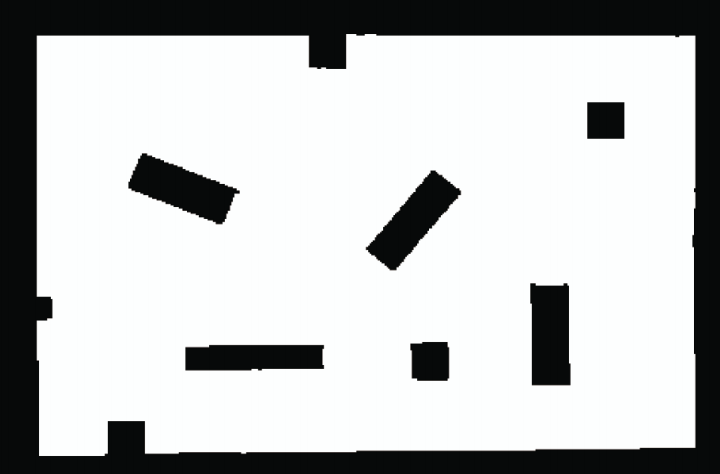
//> input picture skeleton based Voronoi path planning/skeleton based Voronoi path planning/image.png, 720 x 474 px
$ ./find_point   (built with g++ and OpenCV 4)
//> lines starting //> are read from the running program, lines starting //| are printed output that depends on the picture; after the words box and inside, x2 and y2 are one past the last pixel; in counts of white or black regions, pixels touching at a corner belong together
/**
 * Code for thinning a binary image using Zhang-Suen algorithm，and then using BFS to find the path.
 *
 * Author:  ChuXiang
 *
 */
#include <opencv2/opencv.hpp>
#include "iostream"
#include <unistd.h>
#include "string.h"
#include "opencv2/highgui/highgui.hpp"
#include "opencv2/imgproc/imgproc.hpp"

std::deque<std::pair<int ,int>> point_duan;// NOLINT
std::deque<std::pair<int ,int>> point_fenzhi;// NOLINT
std::deque<std::pair<int ,int>> point_fenzhi_check;// NOLINT
cv::Point start_p,end_p;
std::deque<std::pair<int,int>> all_key_points;
std::pair<int,int> find_p_start;
std::pair<int,int> find_p_end;
void thinningIteration(cv::Mat& img, int iter)
{
    CV_Assert(img.channels() == 1);
    CV_Assert(img.depth() != sizeof(uchar));
    CV_Assert(img.rows > 3 && img.cols > 3);

    cv::Mat marker = cv::Mat::zeros(img.size(), CV_8UC1);

    int nRows = img.rows;
    int nCols = img.cols;

    if (img.isContinuous()) {
        nCols *= nRows;
        nRows = 1;
    }

    int m, n;
    uchar *pAbove;
    uchar *pCurr;
    uchar *pBelow;
    uchar *nw, *no, *ne;    // north (pAbove)
    uchar *we, *me, *ea;
    uchar *sw, *so, *se;    // south (pBelow)

    uchar *pDst;

    // initialize row pointers
    pAbove = NULL;
    pCurr  = img.ptr<uchar>(0);
    pBelow = img.ptr<uchar>(1);

    for (m = 1; m < img.rows-1; ++m) {
        // shift the rows up by one
        pAbove = pCurr;
        pCurr  = pBelow;
        pBelow = img.ptr<uchar>(m+1);

        pDst = marker.ptr<uchar>(m);

        // initialize col pointers
        no = &(pAbove[0]);
        ne = &(pAbove[1]);
        me = &(pCurr[0]);
        ea = &(pCurr[1]);
        so = &(pBelow[0]);
        se = &(pBelow[1]);

        for (n = 1; n < img.cols-1; ++n) {
            // shift col pointers left by one (scan left to right)
            nw = no;
            no = ne;
            ne = &(pAbove[n+1]);
            we = me;
            me = ea;
            ea = &(pCurr[n+1]);
            sw = so;
            so = se;
            se = &(pBelow[n+1]);

            int A  = (*no == 0 && *ne == 1) + (*ne == 0 && *ea == 1) +
                     (*ea == 0 && *se == 1) + (*se == 0 && *so == 1) +
                     (*so == 0 && *sw == 1) + (*sw == 0 && *we == 1) +
                     (*we == 0 && *nw == 1) + (*nw == 0 && *no == 1);
            int B  = *no + *ne + *ea + *se + *so + *sw + *we + *nw;
            int m1 = iter == 0 ? (*no * *ea * *so) : (*no * *ea * *we);
            int m2 = iter == 0 ? (*ea * *so * *we) : (*no * *so * *we);

// [10 lines of commented-out code are left out]

            if (A == 1 && (B >= 2 && B <= 6) && m1 == 0 && m2 == 0)
                pDst[n] = 1;

        }
    }

    img &= ~marker;
}

void thinning(const cv::Mat& src, cv::Mat& dst)
{
    dst = src.clone();
    dst /= 255;         // convert to binary image

    cv::Mat prev = cv::Mat::zeros(dst.size(), CV_8UC1);
    cv::Mat diff;

    do {
        thinningIteration(dst, 0);
        thinningIteration(dst, 1);
        cv::absdiff(dst, prev, diff);
        dst.copyTo(prev);
    }
    while (cv::countNonZero(diff) > 0);

    dst *= 255;
}

void extra_key_points( cv::Mat& bw){
    int i,j;
    uchar *s8, *s1, *s2;    // north (pAbove)
    uchar *s7, *s0, *s3;
    uchar *s6, *s5, *s4;
    uchar *pDst;
    uchar *sAbove;//矩阵第一行的三个元素
    uchar *sCurr;
    uchar *sBelow;
    int check_1[1][2];
    //初始化行
    sAbove = NULL;
    sCurr = bw.ptr<uchar>(0);//这表示这个指针指向第一行的第一元素
    sBelow = bw.ptr<uchar>(1);//这表示这个指针指向第二行的第一元素


    for ( i = 1; i < bw.rows-1; ++i) {
        //从第二行开始，结束于倒数第二行,从上到下移动行
        sAbove=sCurr;
        sCurr=sBelow;
        sBelow=bw.ptr<uchar>(i+1);

        s1=&(sAbove[0]);
        s2=&(sAbove[1]);
        s0=&(sCurr[0]);
        s3=&(sCurr[1]);
        s5=&(sBelow[0]);
        s4=&(sBelow[1]);

        for ( j = 1; j < bw.cols-1; ++j) {
            //从左到右移动列
            s8=s1;
            s1=s2;
            s2=&(sAbove[j+1]);
            s7=s0;
            s0=s3;
            s3=&(sCurr[j+1]);
            s6=s5;
            s5=s4;
            s4=&(sBelow[j+1]);

            int s_sum= *s1 + *s2 + *s3 + *s4 + *s5 + *s6 + *s7 + *s8;
            int s_center =*s0;

            int condition_1=*s1 + *s3 + *s5 + *s7;
            int condition_1e=*s2 + *s4 + *s6 + *s8;

            int condition_2=*s2 + *s4 + *s6 + *s8;
            int condition_2e=*s1 + *s3 + *s5 + *s7;

            int condition_3=*s2 + *s4 + *s7;
            int condition_3e=*s1 + *s3 + *s5 + *s6+ *s8;

            int condition_4=*s2 + *s5 + *s8;
            int condition_4e=*s1 + *s3 + *s4 + *s6+ *s7;

            int condition_5=*s3 + *s6 + *s8;
            int condition_5e=*s1 + *s2 + *s5 + *s4+ *s7;

            int condition_6=*s1 + *s4 + *s6;
            int condition_6e=*s2 + *s3 + *s5 + *s7+ *s8;

            int condition_7=*s3 + *s5 + *s8;
            int condition_7e=*s1 + *s2 + *s4 + *s6+ *s7;

            int condition_8=*s1 + *s3 + *s6;
            int condition_8e=*s2 + *s4 + *s5 + *s7+ *s8;

            int condition_9=*s1 + *s4 + *s7;
            int condition_9e=*s2 + *s3 + *s5 + *s6+ *s8;

            int condition_10=*s2 + *s5 + *s7;
            int condition_10e=*s1 + *s3 + *s4 + *s6+ *s8;

            if (s_sum ==255 &&s_center==255){
                std::pair<int ,int> ll;
                ll.first=j;
                ll.second=i;
                point_duan.push_back(ll);
            }
            if (s_center==255&&((condition_1 == 765) || (condition_2 == 765) || (condition_3 == 765) || (condition_4 == 765) ||
                                (condition_5 == 765) || (condition_6 == 765) || (condition_7 == 765) || (condition_8 == 765) ||
                                (condition_9 == 765) || (condition_10 == 765))) {
                std::pair<int, int> pp;
                pp.first = j;
                pp.second = i;
                point_fenzhi.push_back(pp);
            }

        }
    }

}

void coutpoints(const cv::Mat& bw){
    int duan_length=point_duan.size();
    int fenzhi_length=point_fenzhi.size();
    cv::Point m;
    std::vector<int> point_c;
    int i,j;


    for ( i = 0; i < duan_length; ++i) {
        //std::cout<<"端点---"<<i<<"---输出："<<point_duan.front().first<<" j输出: "<<point_duan.front().second<<std::endl;
        CvPoint p;
        p.x=point_duan.at(i).first;
        p.y=point_duan.at(i).second;

        cv::circle(bw, p, 8, cvScalar(255, 0,0 ), 1, 1, 0);
        cv::imshow("IMG1",bw);

    }


    for ( j = 0; j <fenzhi_length-1; ++j) {
        CvPoint p1;
        CvPoint p2;

        p1.x=point_fenzhi.at(j).first;
        p1.y=point_fenzhi.at(j).second;

        p2.x=point_fenzhi.at(j+1).first;
        p2.y=point_fenzhi.at(j+1).second;

        int diff=abs(p1.x-p2.x)+abs(p1.y-p2.y);
        if(diff<5){
            if(j==fenzhi_length-2){
                point_c.push_back(j);
            }
            continue;
        } else{
            point_c.push_back(j);
            if(j==fenzhi_length-2){
                point_c.push_back(0);
            }
        }
    }
    for (int i = 0; i < point_c.size(); ++i) {
        CvPoint p;
        p.x=point_fenzhi.at(point_c.at(i)).first;
        p.y=point_fenzhi.at(point_c.at(i)).second;

        std::pair<int,int> jj;
        jj.first=p.x;
        jj.second=p.y;
        point_fenzhi_check.push_back(jj);

        cv::circle(bw, p, 8, cvScalar(255, 0,0 ), 1, 1, 0);
        cv::imshow("IMG1",bw);
    }
    std::cout<<"duan:"<<point_duan.size()<<std::endl;
    std::cout<<"fenzhi:"<<point_fenzhi_check.size()<<std::endl;

}

void check_nearst_points(const cv::Mat& bw){
    float distance_start=1000;
    //std::pair<int,int> find_p_start;

    float distance_end=1000;
    //std::pair<int,int> find_p_end;

    for (int i = 0; i < bw.rows; ++i) {
        for (int j = 0; j < bw.cols; ++j) {
            if(bw.ptr<uchar>(i)[j]==255){
                float distance_start_lingshi=abs(start_p.x-j)+ abs(start_p.y-i);
                float distance_end_lingshi=abs(end_p.x-j)+ abs(end_p.y-i);

                if (distance_start>distance_start_lingshi){
                    distance_start=distance_start_lingshi;
                    find_p_start.first=j;
                    find_p_start.second=i;
                }
                if (distance_end>distance_end_lingshi){
                    distance_end=distance_end_lingshi;
                    find_p_end.first=j;
                    find_p_end.second=i;
                }

            }else{
                continue;
            }

        }
    }
    std::cout<<"sssss"<<std::endl;
    std::cout<<find_p_start.first<<"------"<<find_p_start.second<<std::endl;
    std::cout<<find_p_end.first<<"-----"<<find_p_end.second<<std::endl;
    cv::Point p_st,p_ed;
    p_st.x=find_p_start.first;
    p_st.y=find_p_start.second;

    all_key_points.push_back(find_p_start);

    p_ed.x=find_p_end.first;
    p_ed.y=find_p_end.second;

    all_key_points.push_back(find_p_end);

    cv::circle(bw, p_st, 5, cvScalar(255, 100,50 ), 1, 1, 0);
    cv::circle(bw, p_ed, 5, cvScalar(255, 100,50 ), 1, 1, 0);

    cv::imshow("IMG1",bw);
}

void push_all_points(){
    for (int i = 0; i < point_duan.size(); ++i) {
        all_key_points.push_back(point_duan.at(i));
    }
    for (int j = 0; j < point_fenzhi_check.size(); ++j) {
        all_key_points.push_back(point_fenzhi_check.at(j));
    }
}

std::deque<std::pair<int,int>> eight_neibor(int row,int col ,const cv::Mat& bw){
    //检查目标点八领域的可行点，返回其数量 和 相对位置
    std::deque<std::pair<int,int>> eight_nei;
    if(bw.at<uchar>(row-1,col)!=0){
        //std::cout<<"1 :"<<int(bw.at<uchar>(row-1,col))<<std::endl;
        std::pair<int,int> eight_1;
        eight_1.second=row-1;
        eight_1.first=col;
        eight_nei.push_back(eight_1);
    }
    if(bw.at<uchar>(row-1,col+1)!=0){
        //std::cout<<"2 :"<<int(bw.at<uchar>(row-1,col+1))<<std::endl;
        std::pair<int,int> eight_2;
        eight_2.second=row-1;
        eight_2.first=col+1;
        eight_nei.push_back(eight_2);
    }
    if(bw.at<uchar>(row,col+1)!=0){
        //std::cout<<"3 :"<<int(bw.at<uchar>(row,col+1))<<std::endl;
        std::pair<int,int> eight_3;
        eight_3.second=row;
        eight_3.first=col+1;
        eight_nei.push_back(eight_3);
    }
    if(bw.at<uchar>(row+1,col+1)!=0){
        //std::cout<<"4 :"<<int(bw.at<uchar>(row+1,col+1))<<std::endl;
        std::pair<int,int> eight_4;
        eight_4.second=row+1;
        eight_4.first=col+1;
        eight_nei.push_back(eight_4);
    }
    if(bw.at<uchar>(row+1,col)!=0){
        //std::cout<<"5 :"<<int(bw.at<uchar>(row+1,col))<<std::endl;
        std::pair<int,int> eight_5;
        eight_5.second=row+1;
        eight_5.first=col;
        eight_nei.push_back(eight_5);
    }
    if(bw.at<uchar>(row+1,col-1)!=0){
        //std::cout<<"6 :"<<int(bw.at<uchar>(row+1,col-1))<<std::endl;
        std::pair<int,int> eight_6;
        eight_6.second=row+1;
        eight_6.first=col-1;
        eight_nei.push_back(eight_6);
    }
    if(bw.at<uchar>(row,col-1)!=0){
        //std::cout<<"7 :"<<int(bw.at<uchar>(row,col-1))<<std::endl;
        std::pair<int,int> eight_7;
        eight_7.second=row;
        eight_7.first=col-1;
        eight_nei.push_back(eight_7);
    }

    if(bw.at<uchar>(row-1,col-1)!=0){
        //std::cout<<"8 :"<<int(bw.at<uchar>(row-1,col+1))<<std::endl;
        std::pair<int,int> eight_8;
        eight_8.second=row-1;
        eight_8.first=col-1;
        eight_nei.push_back(eight_8);
    }
    return eight_nei;//返回队列

}

struct CFE{
    std::pair<std::pair<int,int>,std::pair<int,int>> curpoint_fatherpoint;
    //int every_length;
};
struct CFE_ALL{
    std::pair<std::pair<int,int>,std::pair<int,int>> curpoint_fatherpoint_all;
    int every_length;
};
std::deque<std::pair<int,int>> link_path(cv::Point p1,cv::Point p2){
    std::pair<int,int> link_2points_path;
    std::deque<std::pair<int,int>> link_path_que;
    int index_xy=0;
    float s_x=fabs(p1.x-p2.x);
    float s_y=fabs(p1.y-p2.y);
    float s_max;
    if(s_x>s_y){
        s_max=s_x;
        index_xy=1;//index==1 max=x
    }else{
        s_max=s_y;
        index_xy=1;// index==2,max=y
    }
    s_max= round(s_max);
    if(s_max==0){
        link_2points_path.first=p1.x;
        link_2points_path.second=p1.y;
        link_path_que.push_back(link_2points_path);
        return link_path_que;
    }
    if (index_xy==1){
        float inter_x,inter_y;
        inter_x=(p1.x-p2.x)/s_max;
        inter_y=(p1.y-p2.y)/s_max;
        for (int i = 0; i < s_max-1; ++i) {
            float gb_x=i*inter_x;
            float gb_y=i*inter_y;
            link_2points_path.first=int(p1.x-gb_x);
            link_2points_path.second=int(p1.y-gb_y);
            link_path_que.push_back(link_2points_path);
        }
    }
    return link_path_que;
}

void find_way(std::deque<std::pair<int,int>> & all_points ,const cv::Mat& bw, const cv::Mat src){
    int all_point_size = all_points.size();
    int start_x=all_points.front().first;
    int start_y=all_points.front().second;

    int end_x=all_points.at(1).first;
    int end_y=all_points.at(1).second;
    std::pair<int,int> end_pooo;
    end_pooo.first=end_x;
    end_pooo.second=end_y;

    std::deque<std::pair<int,int>> d1;
    std::deque<CFE> d2;
    std::deque<int> d2_l;
    std::deque<CFE_ALL> d2_all;
    std::deque<std::pair<int,int>> d3;////存储路径的队列
    CFE cfe;
    CFE_ALL cfe_all;
    std::pair<std::pair<int,int>,std::pair<int,int>> curpoint_fatherpoint;
    std::deque<std::pair<int,int>> eight_find;
    std::deque<std::pair<int,int>> eight_find_all_same_layel;

    curpoint_fatherpoint.first=all_points.front();
    curpoint_fatherpoint.second=all_points.front();
    cfe.curpoint_fatherpoint=curpoint_fatherpoint;


    d1.push_back(all_points.front());
    d2.push_back(cfe);
    d2_l.push_back(1);
    cv::Mat bw_t = bw.clone();

    bw_t.at<uchar>(d1.front().second, d1.front().first) = 0;

    int count=0;
    int label=0;
    int find_first_point_success=0;

    while (d1.size()>0){

        if(label==1)
            break;
        std::pair<int,int> father_queu;
        std::pair<int,int> son_queu;
        std::pair<std::pair<int,int>,std::pair<int,int>> c_f;
        int big_length;


        for (int i = 0; i < d1.size(); ++i) {
            int x=d1.at(i).second;
            int y=d1.at(i).first;

            father_queu.first=d1.at(i).first;
            father_queu.second=d1.at(i).second;

            eight_find= eight_neibor(x,y,bw_t);

            for (int j = 0; j < eight_find.size(); ++j) {
                eight_find_all_same_layel.push_back(eight_find.at(j));
                bw_t.at<uchar>(eight_find.at(j).second, eight_find.at(j).first) = 0;
                son_queu.first=eight_find.at(j).first;
                son_queu.second=eight_find.at(j).second;
                c_f.first=son_queu;
                c_f.second=father_queu;
                cfe.curpoint_fatherpoint=c_f;
                d2.push_back(cfe);
            }
            eight_find.clear();
        }

        big_length=eight_find_all_same_layel.size();

        eight_find.clear();
        d1.clear();
        count=count+1;

        for (int k = 0; k < eight_find_all_same_layel.size(); ++k) {
            d1.push_back(eight_find_all_same_layel.at(k));
            d2_l.push_back(eight_find_all_same_layel.size());
        }
        eight_find_all_same_layel.clear();

        for (int i = 0; i < d1.size(); ++i) {
            if(d1.at(i).first==end_x && d1.at(i).second==end_y)
                label=1;
        }

    }

    std::cout<<"the length of the path is "<<count<<std::endl;
    std::cout<<"the length of the d2 is "<<d2.size()<<std::endl;
    std::cout<<"the length of the d2_l is "<<d2_l.size()<<std::endl;

    for (int i = 0; i < d2.size(); ++i) {

        std::pair<std::pair<int,int>,std::pair<int,int>> pp;
        pp.first=d2.at(i).curpoint_fatherpoint.first;
        pp.second=d2.at(i).curpoint_fatherpoint.second;
        cfe_all.curpoint_fatherpoint_all=pp;
        cfe_all.every_length=d2_l.at(i);
        d2_all.push_back(cfe_all);
    }
    std::cout<<"the length of the d2_all is "<<d2_all.size()<<std::endl;

    while (!d2_all.empty()){
        int l=d2_all.back().every_length;
        for (int i = 0; i <l ; i++) {
            if(d2_all.back().curpoint_fatherpoint_all.first==end_pooo){
                d3.push_back(end_pooo);
                end_pooo=d2_all.back().curpoint_fatherpoint_all.second;
            }
            d2_all.pop_back();
        }

    }

    cv::Mat src_t=src.clone();
    std::cout<<"the length of the d3 is "<<d3.size()<<std::endl;
    d3.pop_back();
    ///end points to skeletonq
    cv::Point nearest_end;
    nearest_end.x=find_p_end.first;
    nearest_end.y=find_p_end.second;
    std::deque<std::pair<int,int>> end_path_que;
    end_path_que=link_path(end_p,nearest_end);
    std::cout<<"the length of the end_path_que is "<<end_path_que.size()<<std::endl;
    for (int i = end_path_que.size()-1; i >=0; --i) {
        //std::cout<<end_path_que.at(i).first<<"xxvvvvxx"<<end_path_que.at(i).second<< std::endl;
        d3.push_front(end_path_que.at(i));
    }

    ////skeleton to start points
    cv::Point nearest_start;
    nearest_start.x=find_p_start.first;
    nearest_start.y=find_p_start.second;
    std::deque<std::pair<int,int>> start_path_que;
    start_path_que=link_path(nearest_start,start_p);
    std::cout<<"the length of the start_path_que is "<<start_path_que.size()<<std::endl;

    for (int i = 0; i < start_path_que.size(); ++i) {
        //std::cout<<start_path_que.at(i).first<<"xxaaaxx"<<start_path_que.at(i).second<< std::endl;
        d3.push_back(start_path_que.at(i));

    }

    for (int i = 0; i < d3.size(); ++i) {
        std::cout<<d3.at(i).first<<"xxxx"<<d3.at(i).second<< std::endl;
        cv::Point P;
        P.y=d3.at(i).second;
        P.x=d3.at(i).first;
        cv::circle(src_t,P,1,(0,255,0),-1);
    }
    cv::imshow("lujing",src_t);
    cv::waitKey();

}

void save_mat(cv::Mat & a){
    FILE *P;
    P= fopen("mat.txt","wt");
    int i,j;
    for ( i = 0; i < a.rows; ++i) {
        for ( j = 0; j < a.cols; ++j) {
            fprintf(P,"%d ",a.at<uchar>(i,j));

        }
        fprintf(P,"\n");
    }
    fclose(P);
}


/**
 * This is an example on how to call the thinning funciton above
 */


int main()
{
    cv::Mat src = cv::imread("/home/ycx/image.png");
//> src is the input picture: 474 rows x 720 cols, CV_8UC3; mean B, G, R 190.6, 190.6, 189.4

    start_p.x=50;
    start_p.y=400;//start point ,you can set your start point here

    end_p.x=650;
    end_p.y=50;//ending point ,you can set it as well

    if (src.empty()) {
        std::cout << "000" << std::endl;
        return -1;
    }
    point_duan.clear();
    point_fenzhi.clear();
    cv::Mat bw;
    cv::Mat cw;
    cv::cvtColor(src, bw, CV_BGR2GRAY);
    cv::threshold(bw, bw, 10, 255, CV_THRESH_BINARY);
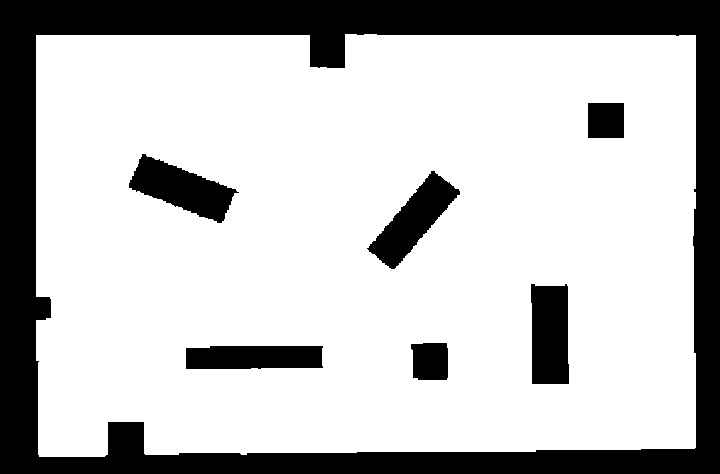
//> bw: 474 rows x 720 cols, CV_8UC1; 75.1% white; 7 black regions, largest, box (x1, y1, x2, y2) and area: (0, 0, 720, 474) 68816, (129, 154, 239, 223) 3668, (531, 284, 569, 384) 3577

    thinning(bw, bw);
//> the loop in thinning, `do` made 77 passes
//> pass 1, in thinningIteration, `img &= ~marker;`:
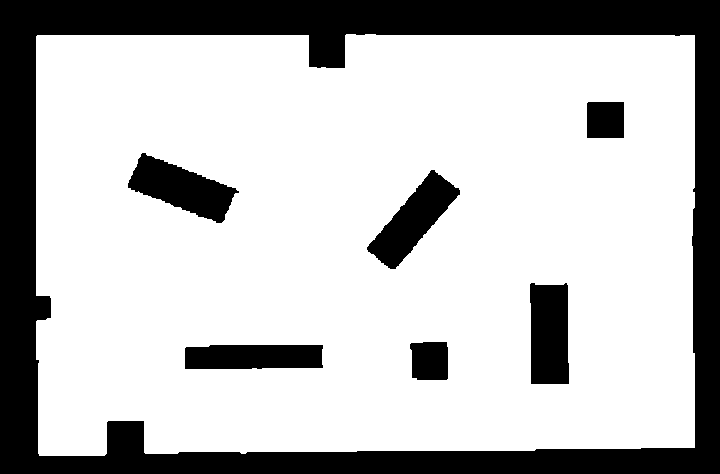
//> img: 474 rows x 720 cols, CV_8UC1; values 0 (black) and 1 (white), 74.5% white; 7 black regions, largest, box (x1, y1, x2, y2) and area: (0, 0, 720, 474) 69986, (128, 153, 239, 223) 3849, (530, 283, 569, 384) 3716
//> pass 1, in thinningIteration (call 2), `img &= ~marker;`:
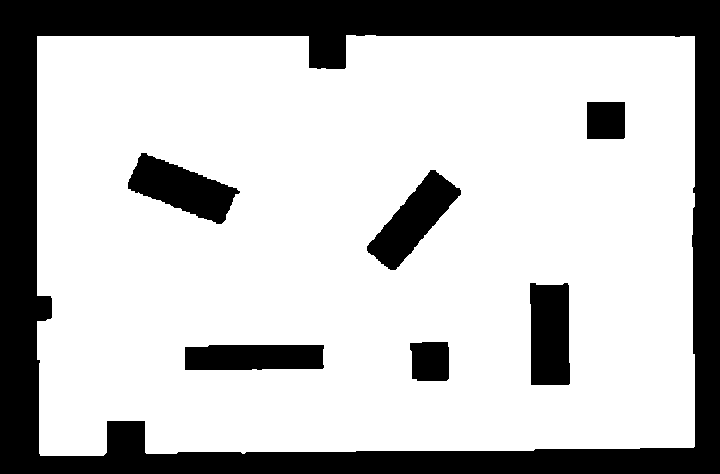
//> img: 474 rows x 720 cols, CV_8UC1; values 0 (black) and 1 (white), 73.9% white; 7 black regions, largest, box (x1, y1, x2, y2) and area: (0, 0, 720, 474) 71165, (128, 153, 240, 224) 4030, (367, 170, 461, 270) 3906
//> pass 2, in thinningIteration (call 3), `img &= ~marker;`:
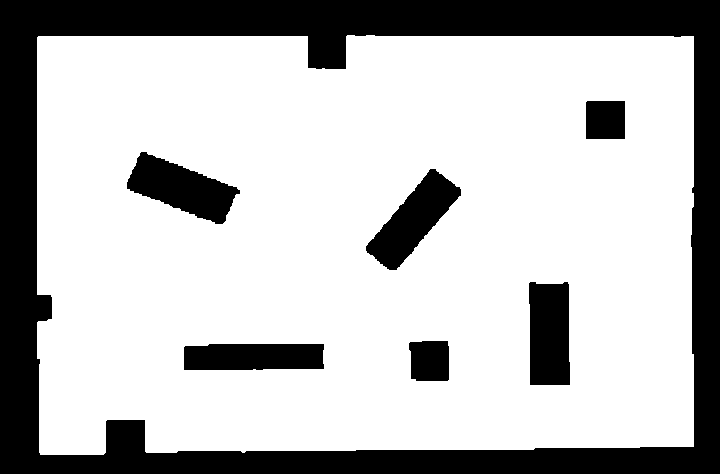
//> img: 474 rows x 720 cols, CV_8UC1; values 0 (black) and 1 (white), 73.3% white; 7 black regions, largest, box (x1, y1, x2, y2) and area: (0, 0, 720, 474) 72328, (127, 152, 240, 224) 4216, (366, 169, 461, 270) 4102
//> pass 2, in thinningIteration (call 4), `img &= ~marker;`:
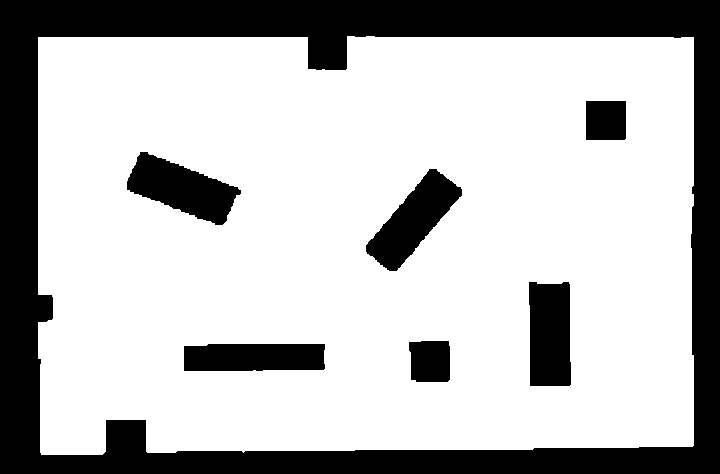
//> img: 474 rows x 720 cols, CV_8UC1; values 0 (black) and 1 (white), 72.7% white; 7 black regions, largest, box (x1, y1, x2, y2) and area: (0, 0, 720, 474) 73503, (127, 152, 241, 225) 4401, (366, 169, 462, 271) 4298
//> (the rest of the program and of its run is left out)
